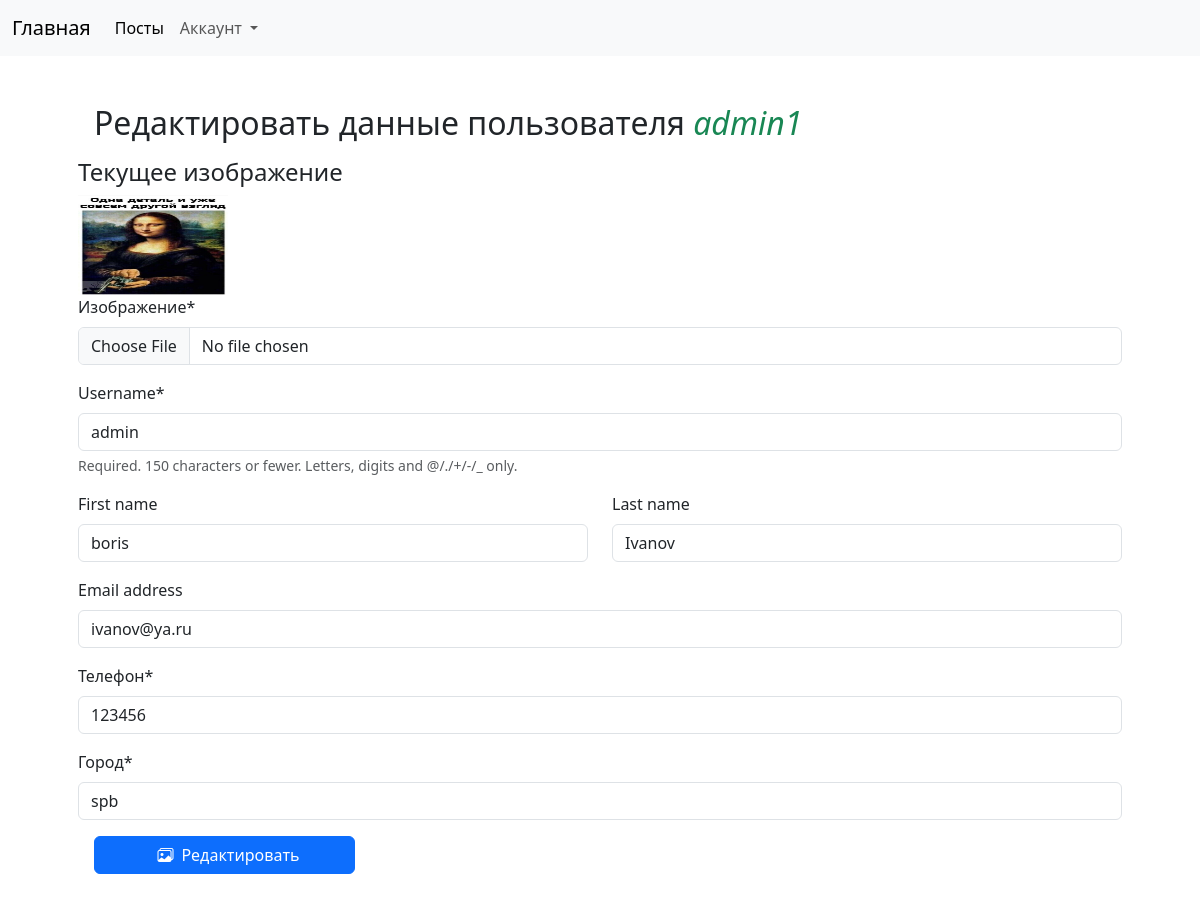
The page /users/user/1/edit/ (signed in) on the database its author committed.
### users/models.py (models this page shows)
class CustomUser(AbstractUser):
    phone = models.CharField(max_length=20, verbose_name="Телефон")
    city = models.CharField(max_length=100, verbose_name="Город")
    image = models.ImageField(upload_to="users/", null=True, verbose_name="Изображение")

### users/views.py (the view)
# urls.py: path('user/<int:pk>/edit/', user_edit, name='user_edit'),
@login_required
def user_edit(request, pk):
    user = get_object_or_404(CustomUser, pk=pk)  # получить объект по ключу
    if request.method == 'POST':
        form = UserProfileForm(data=request.POST, instance=user, files=request.FILES)
        if form.is_valid():
            form.save()
            return user_detail(request, pk=pk)
    else:
        form = UserProfileForm(instance=user)
    context = {
        'form': form,
        'title': 'Редактировать данные пользователя'
    }
    return render(request, template_name='users/user_edit.html', context=context)

### users/forms.py
class UserProfileForm(forms.ModelForm):
    class Meta:
        model = User  # Установка связи между model и User
        fields = ('username', 'first_name', 'last_name', 'email', 'phone', 'city', 'image')

### users/templates/users/user_edit.html (shortened to what this page needs)
{% extends 'users/base.html' %}
{% load crispy_forms_tags %}
{% block content %}
<div class="container p-5">
    <h2 class="col-12 mb-2 mx-3">Редактировать данные пользователя <i class="text-success">{{user.username}}</i></h2>
    <form action="" method="post" enctype="multipart/form-data">
        <div>
            <h4>Текущее изображение</h4>
            {% if form.image %}
                <img width="150px" height="100px" src="/media/{{user.image}}">
            {% endif %}
        </div>
         <div class="row">
            {{form.image|as_crispy_field}}
        </div>
        <div class="row">
            {{form.username|as_crispy_field}}
        </div>
        <div class="row">
            <div class="col-lg-6 col-md-12">
                {{form.first_name|as_crispy_field}}
            </div>
            <div class="col-lg-6 col-md-12">
                {{form.last_name|as_crispy_field}}
            </div>
        </div>
        <div class="row">
            {{form.email|as_crispy_field}}
        </div>
        <div class="row">
            {{form.phone|as_crispy_field}}
        </div>
        <div class="row">
            {{form.city|as_crispy_field}}
        </div>
        <button
                type="submit" class="btn btn-primary col-3 mb-2 mx-3"><i class="bi bi-images mx-2"></i>Редактировать
        </button>
    </form>
</div>
{% endblock content %}

### rows shown on the page
CustomUser: username "admin1", image (picture)
CustomUser: username "admin", first_name "boris", last_name "Ivanov", email "ivanov@ya.ru", phone "123456", city "spb"
